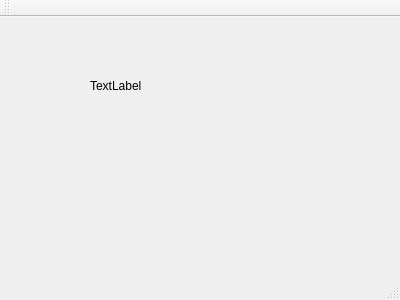
<?xml version="1.0" encoding="UTF-8"?>
<ui version="4.0">
 <class>Mouse2J</class>
 <widget class="QMainWindow" name="Mouse2J">
  <property name="geometry">
   <rect>
    <x>0</x>
    <y>0</y>
    <width>400</width>
    <height>300</height>
   </rect>
  </property>
  <property name="windowTitle">
   <string>Mouse2J</string>
  </property>
  <widget class="QWidget" name="centralWidget">
   <widget class="QLabel" name="label">
    <property name="geometry">
     <rect>
      <x>90</x>
      <y>60</y>
      <width>241</width>
      <height>17</height>
     </rect>
    </property>
    <property name="text">
     <string>TextLabel</string>
    </property>
   </widget>
  </widget>
  <widget class="QMenuBar" name="menuBar">
   <property name="geometry">
    <rect>
     <x>0</x>
     <y>0</y>
     <width>400</width>
     <height>25</height>
    </rect>
   </property>
  </widget>
  <widget class="QToolBar" name="mainToolBar">
   <attribute name="toolBarArea">
    <enum>TopToolBarArea</enum>
   </attribute>
   <attribute name="toolBarBreak">
    <bool>false</bool>
   </attribute>
  </widget>
  <widget class="QStatusBar" name="statusBar"/>
 </widget>
 <layoutdefault spacing="6" margin="11"/>
 <resources/>
 <connections/>
</ui>
